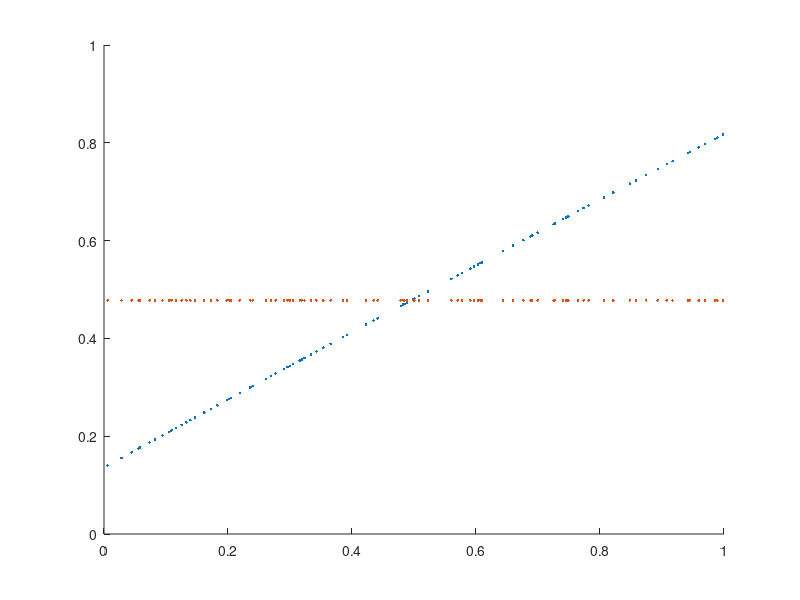

Here is the MATLAB script that generated this plot:
% Martin Merener, martin.merener@gmail.com, 01-Dec-2014 %
% ------------------------------------------------------%

% Script implementing Support Vector Machines Explained, by Tristan Fletcher
% Case solved: linear regression - Solution via QP.

d = 1; % dimension of space
N = 100; % number of training points           

MaxIter_Data = 200; % Matlab default is 200

% Creating target function: targetFun
a1 = (2*rand()-1);
a2 = rand();
a3 = rand();

% Generating points
X_train = rand(N,d); % training points
Y_train = a1*X_train(:,1).^2+a2*X_train(:,1)+a3;

% Coefficients to solve the optimization problem:
C = 10;
epsilon = 0.01;
H = (X_train*X_train');
f = epsilon*ones(N,1)-Y_train;
Aeq = ones(N,1)';
beq = 0;
lb = repmat(-C,N,1);
ub = repmat(C,N,1);

% Optimization: THOR or DELL (Ryerson)
% options = optimoptions('quadprog');
% options = optimoptions(options,'Display', 'off');
% options = optimoptions(options,'Algorithm', 'interior-point-convex');
% options = optimoptions(options,'MaxIter', MaxIter_Data);
% [alpha,fval,exitflag,output,lambda] = quadprog(H,f,A,b,Aeq,beq,[],[],[],options);

% Optimization: TOSHIBA
options = optimset;
options = optimset(options,'Display', 'off');
options = optimset(options,'Algorithm', 'interior-point-convex');
%[alpha,fval,exitflag,output,lambda] = quadprog(H,f,[],[],Aeq,beq,lb,ub,[],options);
[alpha,fval,exitflag,output,lambda] = quadprog(H,f,[],[],Aeq,beq,lb,ub,[],options);

% Coefficients for the hypothesis:
%alpha_p = max(alpha,0);
%alpha_m = -min(alpha,0);
w = alpha'*X_train;
b1 = mean(Y_train - w*X_train);
Y_prime = w*X_train+b1;

S1 = find(abs(Y_prime-Y_train)<epsilon);
S2 = find(abs(alpha)>0.0001);
S3 = find(abs(alpha)<C);
S = intersect(S1,intersect(S2,S3));
n_S = length(S);
b2 = mean(Y_train(S) - w*X_train(S,:));


% Testing:
% Generating points
X_test = rand(N,d); % training points
Y_test = a1*X_test(:,1).^2+a2*X_test(:,1)+a3;
Y_guess1 = w*X_test+b1;
Y_guess2 = w*X_test+b2;

hold off
scatter(X_test,Y_test,'black','.');
hold on
scatter(X_test,Y_guess1,'red','.');
scatter(X_test,Y_guess2,'blue','.');

mean(abs(Y_test-Y_guess1))
mean(abs(Y_test-Y_guess2))
